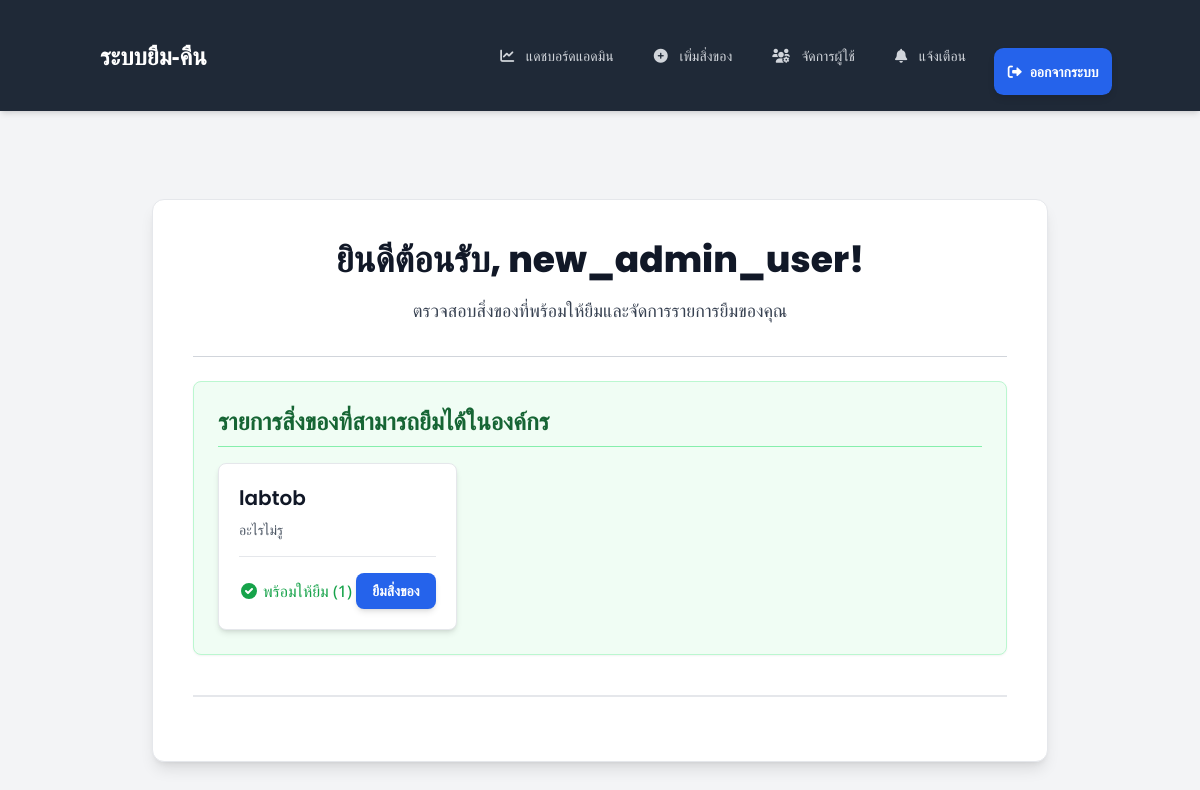
/user-dashboard/ (signed in), run on an earlier commit of the app's database.
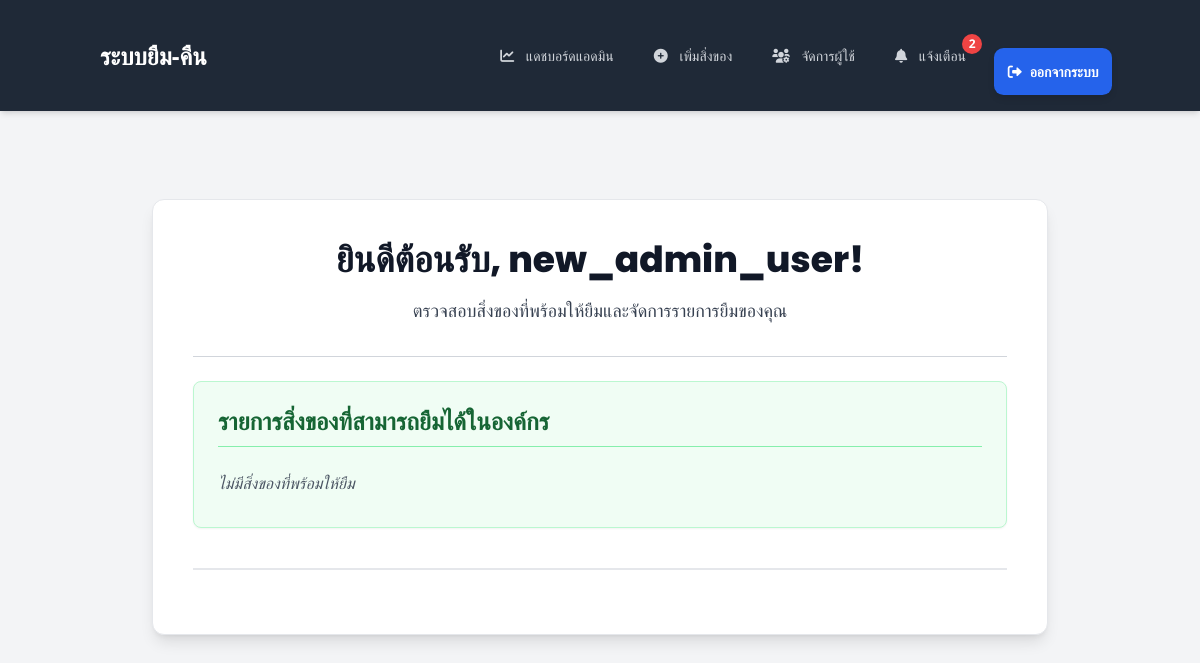
And on a later commit of the database.
### borrowing/models.py (models this page shows, shortened)
class Item(models.Model):
    name = models.CharField(max_length=200)
    description = models.TextField()
    quantity = models.IntegerField(default=1)  # จำนวนทั้งหมดของสิ่งของ
    available_quantity = models.IntegerField(default=1) # จำนวนที่ว่างให้ยืม
    organization = models.ForeignKey(
        Organization,
        on_delete=models.CASCADE
    )

### users/views.py (the view)
# urls.py: path('', include('users.urls')), # สำหรับ dashboard และ user_dashboard
@login_required
def user_dashboard(request):
    user = request.user
    if not user.organization:
        messages.error(request, "บัญชีของคุณยังไม่ได้ถูกผูกกับองค์กร กรุณาติดต่อผู้ดูแลระบบ.")
        return redirect('login')
    organization = user.organization
    items = Item.objects.filter(organization=organization, available_quantity__gt=0)
    context = {
        'items': items,
    }
    return render(request, 'users/user_dashboard.html', context)

### users/context_processors.py (called while the page is built)
def unread_notifications_count(request):
    if request.user.is_authenticated:
        count = Notification.objects.filter(user=request.user, is_read=False).count()
        return {'unread_notifications_count': count}
    return {'unread_notifications_count': 0} # หากผู้ใช้ยังไม่ได้ล็อกอิน ให้ส่ง 0

### users/templates/users/user_dashboard.html (shortened to what this page needs)
{% extends 'users/base.html' %}
{% block content %}
<div class="bg-white p-6 md:p-8 lg:p-10 rounded-xl shadow-lg max-w-4xl mx-auto my-8 border border-gray-200">
    <h1 class="text-3xl md:text-4xl font-extrabold text-gray-900 mb-4 text-center">ยินดีต้อนรับ, {{ user.username }}!</h1>
    <p class="text-gray-700 mb-8 text-center text-lg">ตรวจสอบสิ่งของที่พร้อมให้ยืมและจัดการรายการยืมของคุณ</p>
    <hr class="my-6 border-gray-300">
    <div class="mb-10 p-6 bg-green-50 rounded-lg shadow-sm border border-green-200">
        <h2 class="text-2xl font-bold text-green-800 mb-4 border-b pb-2 border-green-300">รายการสิ่งของที่สามารถยืมได้ในองค์กร</h2>
        {% if items %}
            <div class="grid grid-cols-1 md:grid-cols-2 lg:grid-cols-3 gap-6">
                {% for item in items %}
                    <div class="bg-white rounded-lg shadow-md p-5 border border-gray-200 flex flex-col justify-between transform transition duration-200 hover:scale-105 hover:shadow-lg">
                        <div>
                            <h3 class="text-xl font-semibold text-gray-900 mb-2">{{ item.name }}</h3>
                            <p class="text-gray-600 text-sm mb-4">{{ item.description|default:"ไม่มีรายละเอียด" }}</p>
                        </div>
                        <div class="flex justify-between items-center mt-auto pt-4 border-t border-gray-200">
                            {% if item.available_quantity > 0 %}
                                <span class="text-green-600 font-medium flex items-center">
                                    <svg class="w-5 h-5 mr-1" fill="currentColor" viewBox="0 0 20 20" xmlns="http://www.w3.org/2000/svg"><path fill-rule="evenodd" d="M10 18a8 8 0 100-16 8 8 0 000 16zm3.707-9.293a1 1 0 00-1.414-1.414L9 10.586 7.707 9.293a1 1 0 00-1.414 1.414l2 2a1 1 0 001.414 0l4-4z" clip-rule="evenodd"></path></svg>
                                    พร้อมให้ยืม ({{ item.available_quantity }})
                                </span>
                                <a href="{% url 'borrow_item' item.id %}" class="bg-blue-600 hover:bg-blue-700 text-white text-sm font-semibold py-2 px-4 rounded-lg transition duration-300 transform hover:scale-105 shadow-md">ยืมสิ่งของ</a>
                            {% endif %}
                        </div>
                    </div>
                {% endfor %}
            </div>
        {% else %}
            <p class="text-gray-600 italic py-2">ไม่มีสิ่งของที่พร้อมให้ยืม</p>
        {% endif %}
    </div>
    <div class="mt-8 pt-6 border-t-2 border-gray-200 flex flex-wrap gap-4 justify-center">
    </div>
</div>
{% endblock content %}

What changed in the data, as far as the page shows it:
no longer on this page (row edited): Item: name "labtob", description "อะไรไม่รู", available_quantity "1"
Also different on the page:
{{ unread_notifications_count }}: (not shown) → "2"
text now shown: "ไม่มีสิ่งของที่พร้อมให้ยืม"
